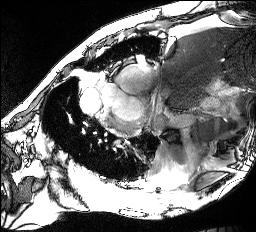
%> input picture Left-Ventricle-Database/images/00001.jpg, 256 x 232 px
$ octave --eval "result = preprocess(imread('../Left-Ventricle-Database/images/00001.jpg'));"   (GNU Octave 9; MATLAB toolbox functions it lacks are replaced by stand-ins)
%> lines starting %> are read from the running program, lines starting %| are printed output that depends on the picture
function img = preprocess(img)

BWnobord = imclearborder(img,4);
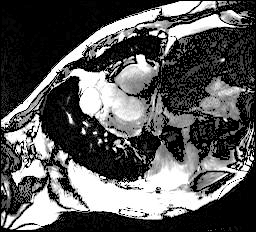
%> BWnobord: size 232x256 uint8; min 0, max 255, mean 88.8
seD = strel('diamond',1);
BWfinal = imerode(BWnobord,seD);
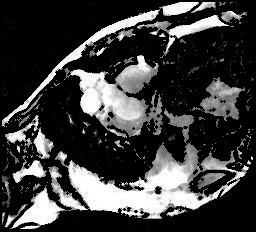
%> BWfinal: size 232x256 uint8; min 0, max 255, mean 60.1
img = imerode(BWfinal,seD);
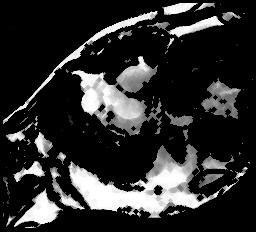
%> img: size 232x256 uint8; min 0, max 255, mean 45
img = im2bw(img,1);
%> img: size 232x256 logical; every value is 0
end

$ run again, on Left-Ventricle-Database/images/00006.jpg
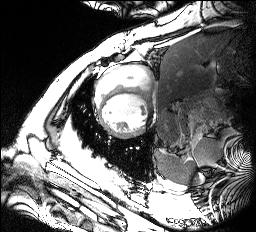
%> input picture Left-Ventricle-Database/images/00006.jpg, 256 x 232 px
%> in preprocess, `BWnobord = imclearborder(img,4);`:
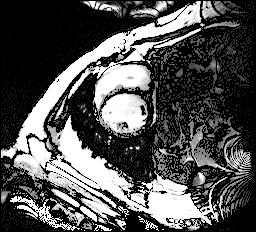
%> BWnobord: size 232x256 uint8; min 0, max 255, mean 82.1
%> in preprocess, `img = imerode(BWfinal,seD);`:
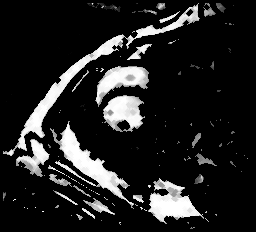
%> img: size 232x256 uint8; min 0, max 255, mean 34.8

$ run again, on Left-Ventricle-Database/images/00008.jpg
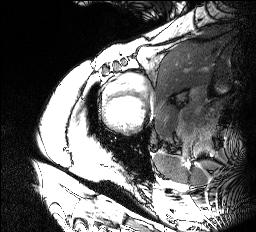
%> input picture Left-Ventricle-Database/images/00008.jpg, 256 x 232 px
%> in preprocess, `BWnobord = imclearborder(img,4);`:
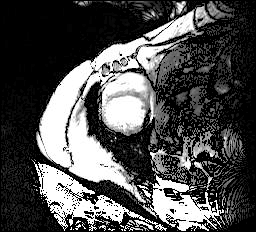
%> BWnobord: size 232x256 uint8; min 0, max 255, mean 78.1
%> in preprocess, `img = imerode(BWfinal,seD);`:
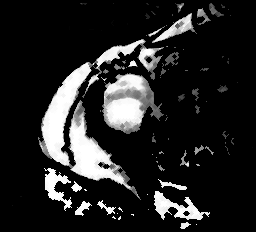
%> img: size 232x256 uint8; min 0, max 255, mean 37
